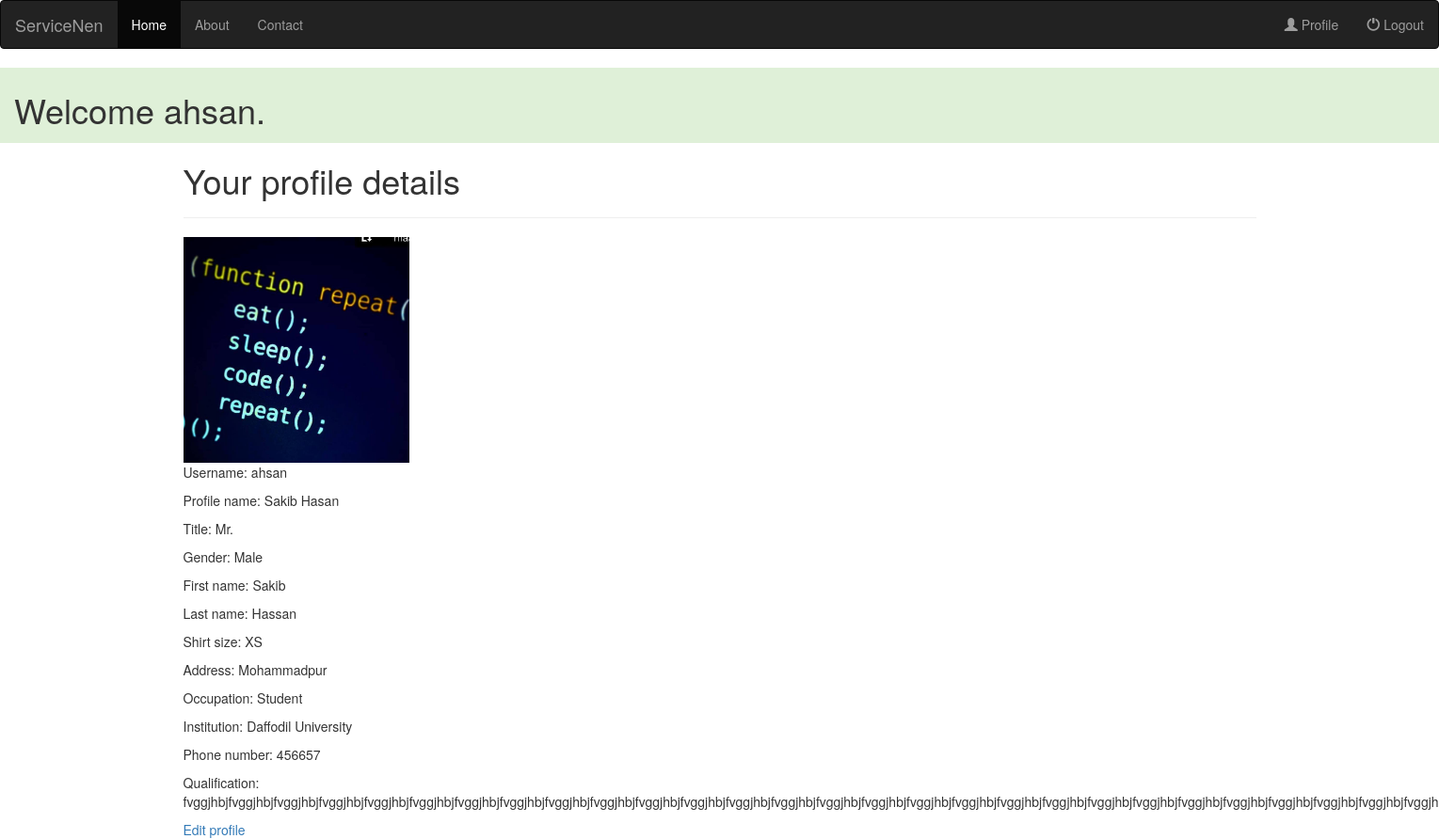
The page /registration_app/profile_details/ (signed in) on the database as committed earlier.
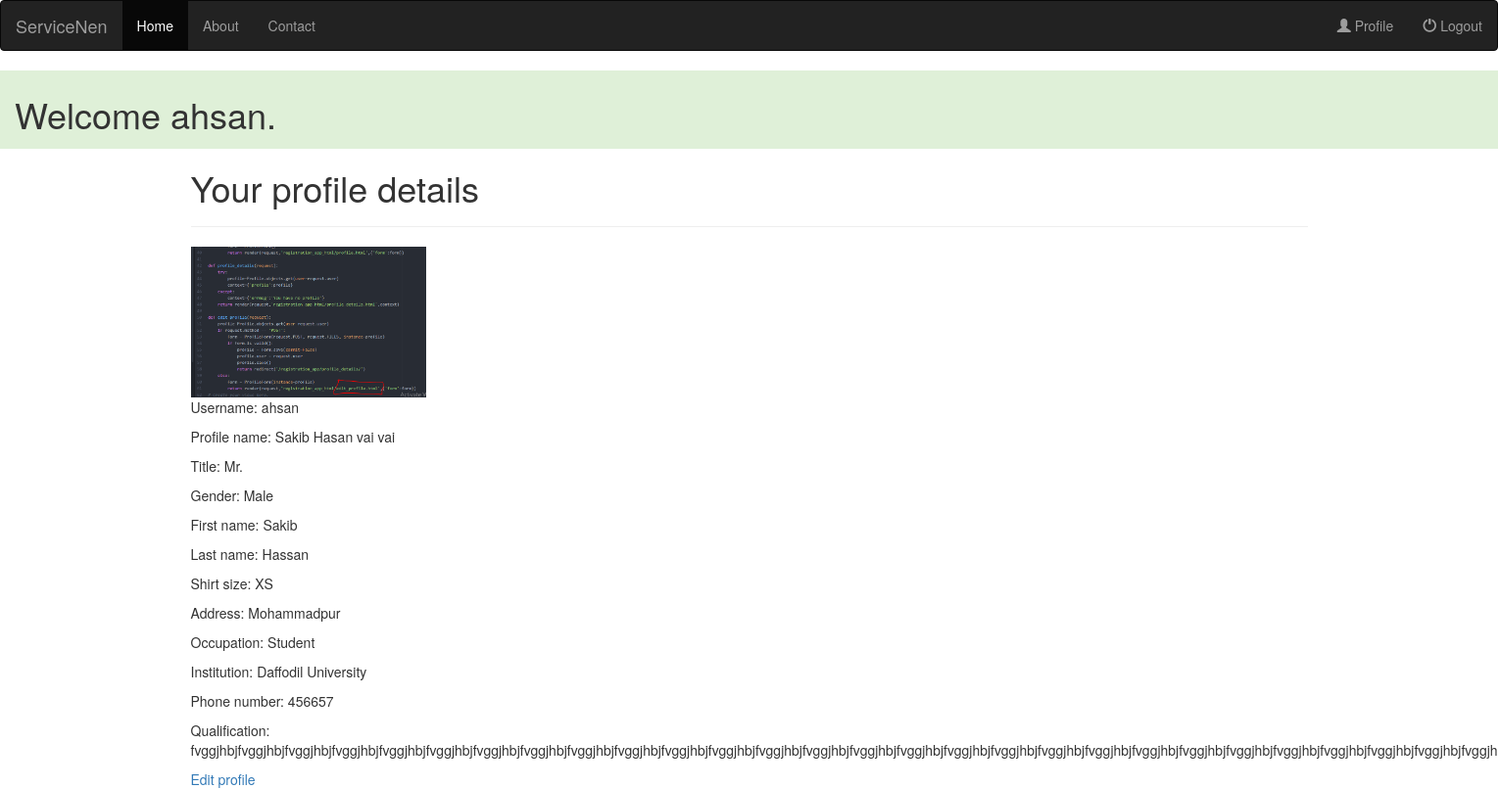
The same page on the database as committed later.
### registration_app/models.py (models this page shows, shortened)
class Profile(models.Model):
    title_choice = (
        ('Mr.','Mr'),
        ('Miss','Miss'),
        ('Ms.','Ms.'),
        ('Mrs.','Mrs'),
        ('Ir.','Ir'),
        ('Dr.','Dr'),
        ('Drs','Drs'),
        ('Professor','Professor'),
    )
    gender_choice = (
        ('Male','Male'),
        ('Female','Female'),
    )
    shirt_choice = (
        ('XS','XS'),
        ('S','S'),
        ('M','M'),
        ('L','L'),
        ('XL','XL'),
        ('XXL','XXL'),
        ('XXXL','XXXL'),
        ('XXXXL','XXXXL'),
    )
    user = models.OneToOneField(User)
    profile_image = models.ImageField(upload_to='profile_image', blank=True)
    profile_name = models.CharField(max_length=50)
    title = models.CharField(max_length=20, choices=title_choice)
    gender = models.CharField(max_length=10, choices=gender_choice)
    first_name = models.CharField(max_length=50)
    last_name = models.CharField(max_length=50)
    shirt_size = models.CharField(max_length=10,choices=shirt_choice)
    area = models.ForeignKey(Area)
    occupation = models.CharField(max_length=20)
    Institution = models.CharField(max_length=20)
    phone = models.IntegerField()
    qualification = models.TextField()

class Area(models.Model):
    area_name = models.CharField(max_length=50)
    District = models.ForeignKey(District)
    def __str__(self):
        return self.area_name

### registration_app/views.py (the view)
def profile_details(request):
    try:
        profile=Profile.objects.get(user=request.user)
        context={'profile':profile}
    except:
        context={'errmsg':'You have no profile'}
    return render(request,'registration_app_html/profile_details.html',context)

### templates/registration_app_html/profile_details.html (shortened to what this page needs)
{% extends 'home.html' %}
{% block content %}
<!DOCTYPE html>
<html>
<head>
</head>
<body>
  <div class="container">
    <h1> Your profile details </h1>
    <hr>
    {% if profile %}
      {% if profile.profile_image %}
        <img src="{{ profile.profile_image.url }}" width="240" alt="profile_pic">
      {% endif %}
      <p>Username: {{profile.user}}</p>
      <p>Profile name: {{profile.profile_name}}</p>
      <p>Title: {{profile.title}}</p>
      <p>Gender: {{profile.gender}}</p>
      <p>First name: {{profile.first_name}}</p>
      <p>Last name: {{profile.last_name}}</p>
      <p>Shirt size: {{profile.shirt_size}}</p>
      <p>Address: {{profile.area}}</p>
      <p>Occupation: {{profile.occupation}}</p>
      <p>Institution: {{profile.Institution}}</p>
      <p>Phone number: {{profile.phone}}</p>
      <p>Qualification: {{profile.qualification}}</p>
    {% else %}
      {{errmsg}}
      <h3><a href="{% url 'profile' %}">Create </a>your profile</h3>
    {% endif %}
    <a href="{% url 'edit_profile' %}">Edit profile</a>
  </div>
</body>
</html>
{% endblock %}

### templates/home.html (shortened to what this page needs)
{% load staticfiles %}
<!DOCTYPE html>
<html lang="en">
<head>
    <link rel="stylesheet" href="{% static 'css/bootstrap.min.css' %}">
</head>
<body>
  <nav class="navbar navbar-inverse">
    <div class="container-fluid">
      <div class="navbar-header">
        <a class="navbar-brand" href="#">ServiceNen</a>
      </div>
      <ul class="nav navbar-nav">
        <li class="active"><a href="{% url 'home' %}">Home</a></li>
        <li><a href="#">About</a></li>
        <li><a href="#">Contact</a></li>
      </ul>
      {% if request.user.is_authenticated %}
        <ul class="nav navbar-nav navbar-right">
          <li><a href="{% url 'profile_details' %}"><span class="glyphicon glyphicon-user"></span> Profile</a></li>
          <li><a href="{% url 'logout' %}"><span class="glyphicon glyphicon-off"></span> Logout</a></li>
        </ul>
      {% else %}
        <ul class="nav navbar-nav navbar-right">
          <li><a href="{% url 'signup' %}"><span class="glyphicon glyphicon-user"></span> Sign Up</a></li>
          <li><a href="{% url 'login' %}"><span class="glyphicon glyphicon-log-in"></span> Login</a></li>
        </ul>
      {% endif %}
    </div>
  </nav>
  {% if request.user.is_authenticated %}
    <div class="container-fluid bg-success" style="padding-top:5px;padding-bottom:5px">
      <h1>Welcome {{request.user}}.</h1>
    </div>
  {% endif %}
  {% block content %}
  {% endblock %}
</body>
</html>

Rows that differ between the two databases and show on the page:
changed Profile "Mr.": profile_image: a different picture; profile_name "Sakib Hasan" → "Sakib Hasan vai vai"
